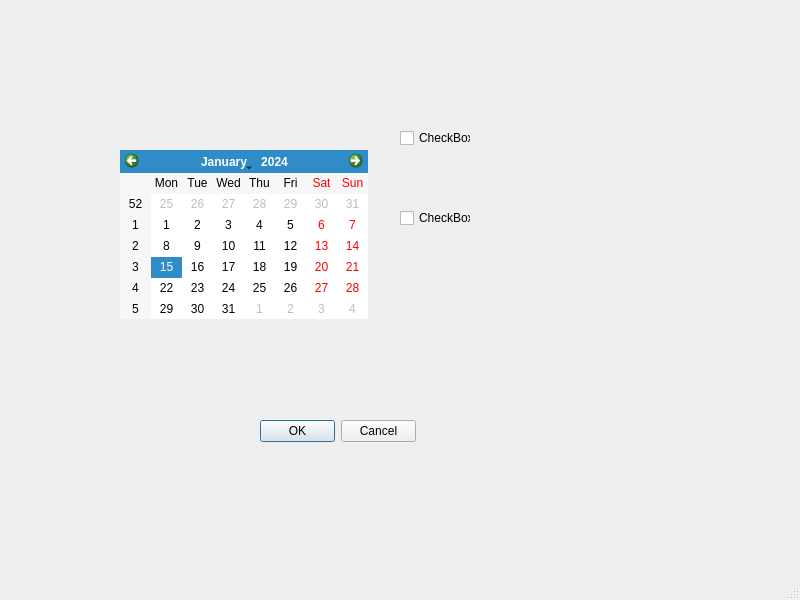
<?xml version="1.0" encoding="UTF-8"?>
<ui version="4.0">
 <class>MainWindow</class>
 <widget class="QMainWindow" name="MainWindow">
  <property name="geometry">
   <rect>
    <x>0</x>
    <y>0</y>
    <width>800</width>
    <height>600</height>
   </rect>
  </property>
  <property name="windowTitle">
   <string>MainWindow</string>
  </property>
  <widget class="QWidget" name="centralwidget">
   <widget class="QCalendarWidget" name="calendarWidget">
    <property name="geometry">
     <rect>
      <x>120</x>
      <y>150</y>
      <width>248</width>
      <height>169</height>
     </rect>
    </property>
   </widget>
   <widget class="QCheckBox" name="checkBox">
    <property name="geometry">
     <rect>
      <x>400</x>
      <y>130</y>
      <width>71</width>
      <height>16</height>
     </rect>
    </property>
    <property name="text">
     <string>CheckBox</string>
    </property>
   </widget>
   <widget class="QCheckBox" name="checkBox_2">
    <property name="geometry">
     <rect>
      <x>400</x>
      <y>210</y>
      <width>71</width>
      <height>16</height>
     </rect>
    </property>
    <property name="text">
     <string>CheckBox</string>
    </property>
   </widget>
   <widget class="QDialogButtonBox" name="buttonBox">
    <property name="geometry">
     <rect>
      <x>260</x>
      <y>420</y>
      <width>156</width>
      <height>23</height>
     </rect>
    </property>
    <property name="standardButtons">
     <set>QDialogButtonBox::Cancel|QDialogButtonBox::Ok</set>
    </property>
   </widget>
  </widget>
  <widget class="QMenuBar" name="menubar">
   <property name="geometry">
    <rect>
     <x>0</x>
     <y>0</y>
     <width>800</width>
     <height>23</height>
    </rect>
   </property>
  </widget>
  <widget class="QStatusBar" name="statusbar"/>
 </widget>
 <resources/>
 <connections/>
</ui>
